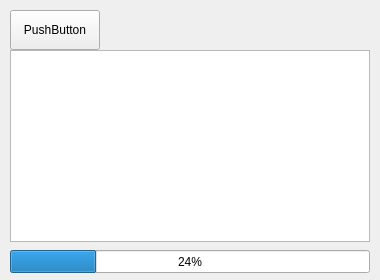
<?xml version="1.0" encoding="UTF-8"?>
<ui version="4.0">
 <class>Form</class>
 <widget class="QWidget" name="Form">
  <property name="geometry">
   <rect>
    <x>0</x>
    <y>0</y>
    <width>380</width>
    <height>280</height>
   </rect>
  </property>
  <property name="minimumSize">
   <size>
    <width>380</width>
    <height>280</height>
   </size>
  </property>
  <property name="maximumSize">
   <size>
    <width>380</width>
    <height>280</height>
   </size>
  </property>
  <property name="windowTitle">
   <string>스레드 테스트</string>
  </property>
  <widget class="QPushButton" name="btnStart">
   <property name="geometry">
    <rect>
     <x>10</x>
     <y>10</y>
     <width>90</width>
     <height>40</height>
    </rect>
   </property>
   <property name="text">
    <string>PushButton</string>
   </property>
  </widget>
  <widget class="QTextBrowser" name="txbLog">
   <property name="geometry">
    <rect>
     <x>10</x>
     <y>50</y>
     <width>360</width>
     <height>192</height>
    </rect>
   </property>
  </widget>
  <widget class="QProgressBar" name="pgbTask">
   <property name="geometry">
    <rect>
     <x>10</x>
     <y>250</y>
     <width>360</width>
     <height>23</height>
    </rect>
   </property>
   <property name="value">
    <number>24</number>
   </property>
  </widget>
 </widget>
 <resources/>
 <connections/>
</ui>
